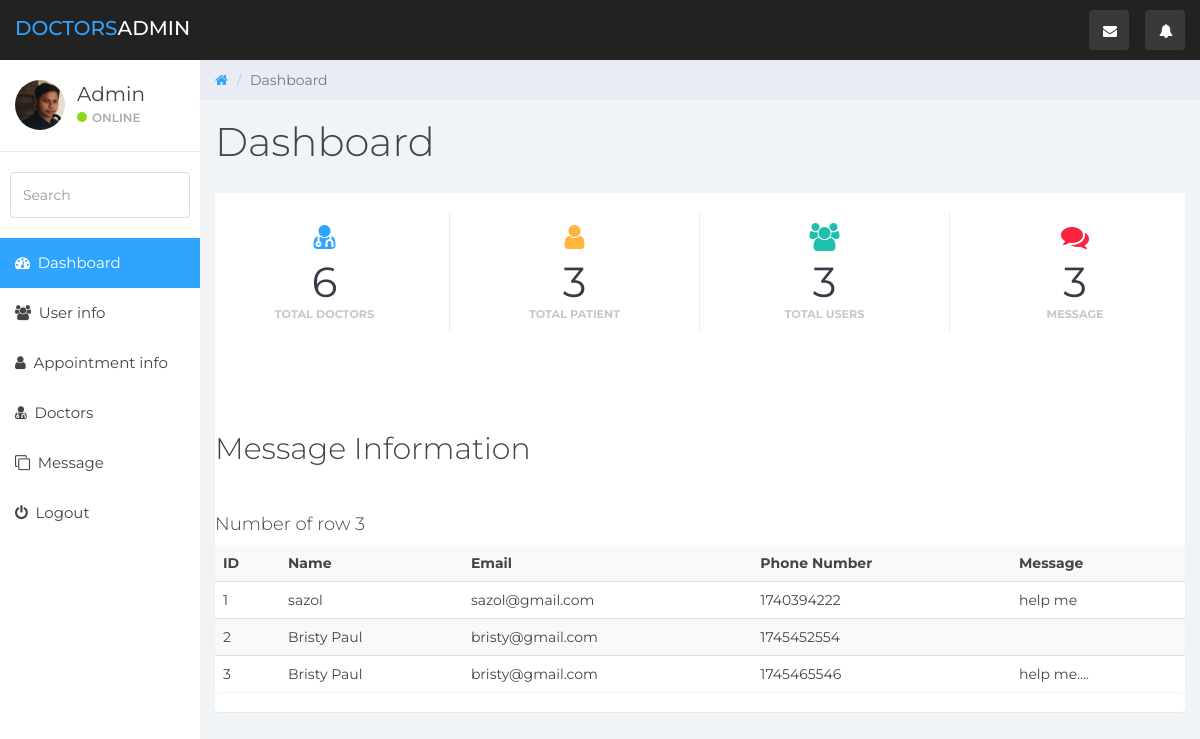
Screenshot of /admin/message.php (signed in) with the database file from the repository.
### tables this page shows
CREATE TABLE `messageinfo` (
  `id` int(100) NOT NULL,
  `name` varchar(100) NOT NULL,
  `email` varchar(100) NOT NULL,
  `pnumber` int(100) NOT NULL,
  `message` varchar(255) NOT NULL
);

### admin/message.php (the view, shortened to what this page needs)
 <?php
include "lip/connection.php";
$sql = "SELECT * FROM web";
$result = $conn->query($sql);
$counting = $result -> num_rows;
 ?>
  <?php
include "lip/connection.php";
$sql = "SELECT * FROM messageinfo";
$result = $conn->query($sql);
$countingg = $result -> num_rows;
 ?>
<?php
include "lip/connection.php";
$sql = "SELECT * FROM messageinfo ";
$result = $conn->query($sql);
$count = $result -> num_rows;
 ?>
<!DOCTYPE html>
<html>
<head>
	<link href="css/bootstrap.min.css" rel="stylesheet">
	<link href="css/font-awesome.min.css" rel="stylesheet">
	<link href="css/datepicker3.css" rel="stylesheet">
	<link href="css/styles.css" rel="stylesheet">
</head>
<body>
	<nav class="navbar navbar-custom navbar-fixed-top" role="navigation">
		<div class="container-fluid">
			<div class="navbar-header">
				<a class="navbar-brand" href="#"><span>Doctors</span>Admin</a>
				<ul class="nav navbar-top-links navbar-right">
					<li class="dropdown"><a class="dropdown-toggle count-info" data-toggle="dropdown" href="#">
						<em class="fa fa-envelope"></em><span class="label label-danger"></span>
					</a>
					</li>
					<li class="dropdown"><a class="dropdown-toggle count-info" data-toggle="dropdown" href="#">
						<em class="fa fa-bell"></em><span class="label label-info"></span>
					</a>
					</li>
				</ul>
			</div>
		</div>
	</nav>
	<div id="sidebar-collapse" class="col-sm-3 col-lg-2 sidebar">
		<div class="profile-sidebar">
			<div class="profile-userpic">
				<img src="sazol.jpg" class="img-responsive" alt="">
			</div>
			<div class="profile-usertitle">
				<div class="profile-usertitle-name">Admin</div>
				<div class="profile-usertitle-status"><span class="indicator label-success"></span>Online</div>
			</div>
		</div>
		<form role="search">
			<div class="form-group">
				<input type="text" class="form-control" placeholder="Search">
			</div>
		</form>
		<ul class="nav menu">
			<li class="active"><a href="index.php"><em class="fa fa-dashboard">&nbsp;</em> Dashboard</a></li>
			<li><a href="userinfo.php"><em class="fa fa-users">&nbsp;</em> User info</a></li>
			<li><a href="appointmentinfo.php"><em class="fa fa-user">&nbsp;</em> Appointment info</a></li>
			<li><a href="doctors.php"><em class="fa fa-user-md">&nbsp;</em> Doctors</a></li>
			<li><a href="message.php"><em class="fa fa-clone">&nbsp;</em> Message</a></li>
			<li><a href="login.php"><em class="fa fa-power-off">&nbsp;</em> Logout</a></li>
		</ul>
	</div>
	<div class="col-sm-9 col-sm-offset-3 col-lg-10 col-lg-offset-2 main">
		<div class="row">
			<ol class="breadcrumb">
				<li><a href="#">
					<em class="fa fa-home"></em>
				</a></li>
				<li class="active">Dashboard</li>
			</ol>
		</div>
		<div class="row">
			<div class="col-lg-12">
				<h1 class="page-header">Dashboard</h1>
			</div>
		</div>
		<div class="panel panel-container">
			<div class="row">
				<div class="col-xs-6 col-md-3 col-lg-3 no-padding">
					<div class="panel panel-teal panel-widget border-right">
						<div class="row no-padding"><em class="fa fa-xl fas fa-user-md color-blue"></em>
							<div class="large">6</div>
							<div class="text-muted">Total Doctors</div>
						</div>
					</div>
				</div>
				<div class="col-xs-6 col-md-3 col-lg-3 no-padding">
					<div class="panel panel-blue panel-widget border-right">
						<div class="row no-padding"><em class="fa fa-xl fas fa-user  color-orange"></em>
							<div class="large"><?php echo $count; ?></div>
							<div class="text-muted">Total Patient</div>
						</div>
					</div>
				</div>
				<div class="col-xs-6 col-md-3 col-lg-3 no-padding">
					<div class="panel panel-orange panel-widget border-right">
						<div class="row no-padding"><em class="fa fa-xl fa-users color-teal"></em>
							<div class="large"><?php echo $counting; ?></div>
							<div class="text-muted">Total Users</div>
						</div>
					</div>
				</div>
				<div class="col-xs-6 col-md-3 col-lg-3 no-padding">
					<div class="panel panel-red panel-widget ">
						<div class="row no-padding"><em class="fa fa-xl far fa-comments color-red"></em>
							<div class="large"><?php echo $countingg; ?></div>
							<div class="text-muted">Message</div>
						</div>
					</div>
				</div>
			</div>
			<div class="row">
			<div class="col-md-12">
				<div class="panel panel-default xxx">
					<h2>Message Information</h2><br>
	<h4>Number of row <?php echo $count; ?></h4>
	<table class="table table-striped table-dark">
		<tr>
			<th>ID</th>
			<th>Name</th>
			<th>Email</th>
			<th>Phone Number</th>
			<th>Message</th>
		</tr>
<?php if ($result -> num_rows > 0 ){ ?>
	<?php while($u_row = $result -> fetch_assoc()){ ?>
		<tr>
			<td><?php echo $u_row['id']; ?></td>
			<td><?php echo $u_row['name']; ?></td>
			<td><?php echo $u_row['email']; ?></td>
			<td><?php echo $u_row['pnumber']; ?></td>
			<td><?php echo $u_row['message']; ?></td>
		</tr>
	<?php } ?>
	<?php } ?>
	</table>
				</div>
			</div>
		</div>
	</div>
</body>
</html>

### admin/css/styles.css (style rules this page uses)
body { background: #f1f4f7; padding-top: 60px; font-size: 14px; color: #444444; font-family: "Montserrat", "Helvetica Neue", Helvetica, Arial, sans-serif; }
a, a:hover, a:focus { color: #30a5ff; }
h1, h2, h3, h4, h5, h6 { color: #444444; }
h1 { font-weight: 300; font-size: 40px; }
h2 { font-weight: 300; margin-bottom: 20px; }
h3, h4 { font-weight: 300; }
.large { font-size: 2em; }
.text-muted { color: #c5c7cc; }
.color-blue { color: #30a5ff; }
.color-teal { color: #1ebfae; }
.color-orange { color: #ffb53e; }
.color-red { color: #f9243f; }
.no-padding { padding: 0; margin: 0; }
.fa-xl { font-size: 2em; }
input.form-control { border: 1px solid #ddd; box-shadow: none; height: 46px; }
.navbar-custom { background: #222; height: 60px; }
.navbar-header .navbar-brand { color: #fff; font-size: 20px; text-transform: uppercase; font-weight: 500; height: 60px; padding-top: 18px; }
.navbar-header .navbar-brand span { color: #30a5ff; }
.dropdown { background: rgba(255, 255, 255, 0.1); float: left; margin: 10px 8px; padding: 0px; border-radius: 4px; }
.dropdown a.dropdown-toggle { color: #fff; height: 40px; width: 40px; padding-top: 11px; padding-left: 9px; }
.navbar-top-links li:last-child { margin-right: 15px; }
.dropdown em { margin: 0 5px; }
.label-success { background-color: #8ad919; }
.panel { border: 0; }
.panel-container { padding-top: 20px; }
.panel-blue { background: #30a5ff; color: #fff; }
.panel-teal { background: #1ebfae; color: #fff; }
.panel-orange { background: #ffb53e; color: #fff; }
.panel-red { background: #f9243f; color: #fff; }
.panel-widget { padding: 10px 0; position: relative; box-shadow: none; border-radius: 0; background: none; text-align: center; color: #333; }
.panel-widget .text-muted { margin-top: -6px; text-transform: uppercase; font-weight: bold; font-size: 0.8em; }
.panel-widget .large { color: #373b45; font-size: 3em; }
.border-right { border-right: 1px solid #dadbda; }
.panel .border-top, .panel .border-right, .panel .border-bottom, .panel .border-left { border-color: #e9ecf2; }
.navbar { border: 0; }
.sidebar { display: block; padding: 0; display: none; box-shadow: none; background: #fff; }
.sidebar ul { margin: 20px 0px; }
.sidebar form { padding: 10px 0 0 0; margin: 10px 10px 20px 10px; }
@media (min-width: 768px) { .sidebar { display: block; position: fixed; top: 60px; bottom: 0; left: 0; z-index: 1000; display: block; margin: 0; padding: 0; overflow-x: hidden; overflow-y: auto; } }
@media (min-width: 768px) { .navbar-header { width: 100%; } }
.sidebar ul.nav .active a, .sidebar ul.nav li.parent a.active, .sidebar ul.nav .active > a:hover, .sidebar ul.nav li.parent a.active:hover, .sidebar ul.nav .active > a:focus, .sidebar ul.nav li.parent a.active:focus { color: #fff; background-color: #30a5ff; }
.sidebar ul.nav li a { height: 50px; font-size: 15px; line-height: 2em; color: #444444; }
.profile-sidebar { padding: 10px 0; border-bottom: 1px solid #e9ecf2; }
.indicator { width: 10px; height: 10px; display: inline-block; border-radius: 9999px; margin-right: 5px; }
.profile-userpic img { float: left; margin: 10px 0px 0px 15px; width: 50px; height: 50px; border-radius: 9999px !important; }
.profile-usertitle { float: left; text-align: left; margin: 10px 0 0 12px; }
.profile-usertitle-name { font-size: 20px; margin-bottom: 0px; }
.profile-usertitle-status { text-transform: uppercase; color: #AAA; font-size: 12px; font-weight: 600; margin-bottom: 15px; }
.breadcrumb { border-radius: 0; padding: 10px 15px 10px 15px; background: #e9ecf2; margin: 0; }
h1.page-header { margin-top: 20px; border-bottom: 0; }
.table { background: #fff; }

### admin/message.php (style rules this page uses)
.xxx { margin-top: 80px; }

### rows the page displays
messageinfo: id "1", name "sazol", email "sazol@gmail.com", pnumber "1740394222", message "help me"
messageinfo: id "2", name "Bristy Paul", email "bristy@gmail.com", pnumber "1745452554"
messageinfo: id "3", name "Bristy Paul", email "bristy@gmail.com", pnumber "1745465546", message "help me...."

### other values shown
$count "3"
$counting "3"
$countingg "3"
